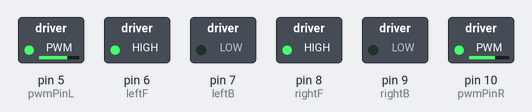
The sketch below on a simulated Arduino Uno, built with avr-gcc and run on an emulated ATmega328P. Shown: switched loads named in the sketch (green lamp = pin HIGH).

Above: at 0.05 s.
At 3.0 s:
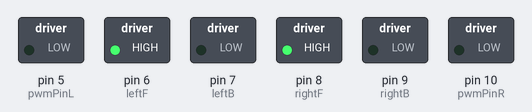
Timing chart, 0 to 3.5 s (numbered marks = the images above):
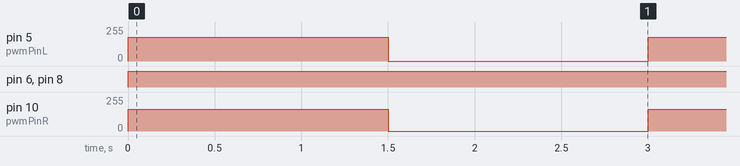

Measured:
- by itself, pin 5 (pwmPinL): alternates 180/255 for 1.5 s and 0/255 for 1.5 s
- by itself, pin 6 (leftF), pin 8 (rightF): LOW → HIGH at 0.00 s
- by itself, pin 10 (pwmPinR): alternates 165/255 for 1.5 s and 0/255 for 1.5 s

The sketch:

test_motor.ino
```cpp
#include <Servo.h>
#include <stdlib.h>


short irPinL, irPinR;
short servoPinL, servoPinR;

short leftF=6, leftB=7;  // turn right
short rightF=8, rightB=9;  //turn left
short pwmPinL=5;
short pwmPinR=10;
short startPin;

int speed1=165, speed2;
Servo finderL, finderR;
int threshold;

void setup() {
  // put your setup code here, to run once:

  pinMode(leftF, OUTPUT);
  pinMode(leftB, OUTPUT);
  pinMode(rightF, OUTPUT);
  pinMode(rightB, OUTPUT);
  pinMode(pwmPinL, OUTPUT);
  pinMode(pwmPinR, OUTPUT);

}

void loop() {
  // put your main code here, to run repeatedly:
  goForward(speed1);
  goForward(0);

}

void goForward(int speed){
  digitalWrite(leftF, 1);
  digitalWrite(leftB, 0);

  digitalWrite(rightF, 1);
  digitalWrite(rightB, 0);

  analogWrite(pwmPinR, speed);
  speed = (speed != 0) ? speed+15 : 0;
  analogWrite(pwmPinL, speed);
  delay(1500);
}
```
